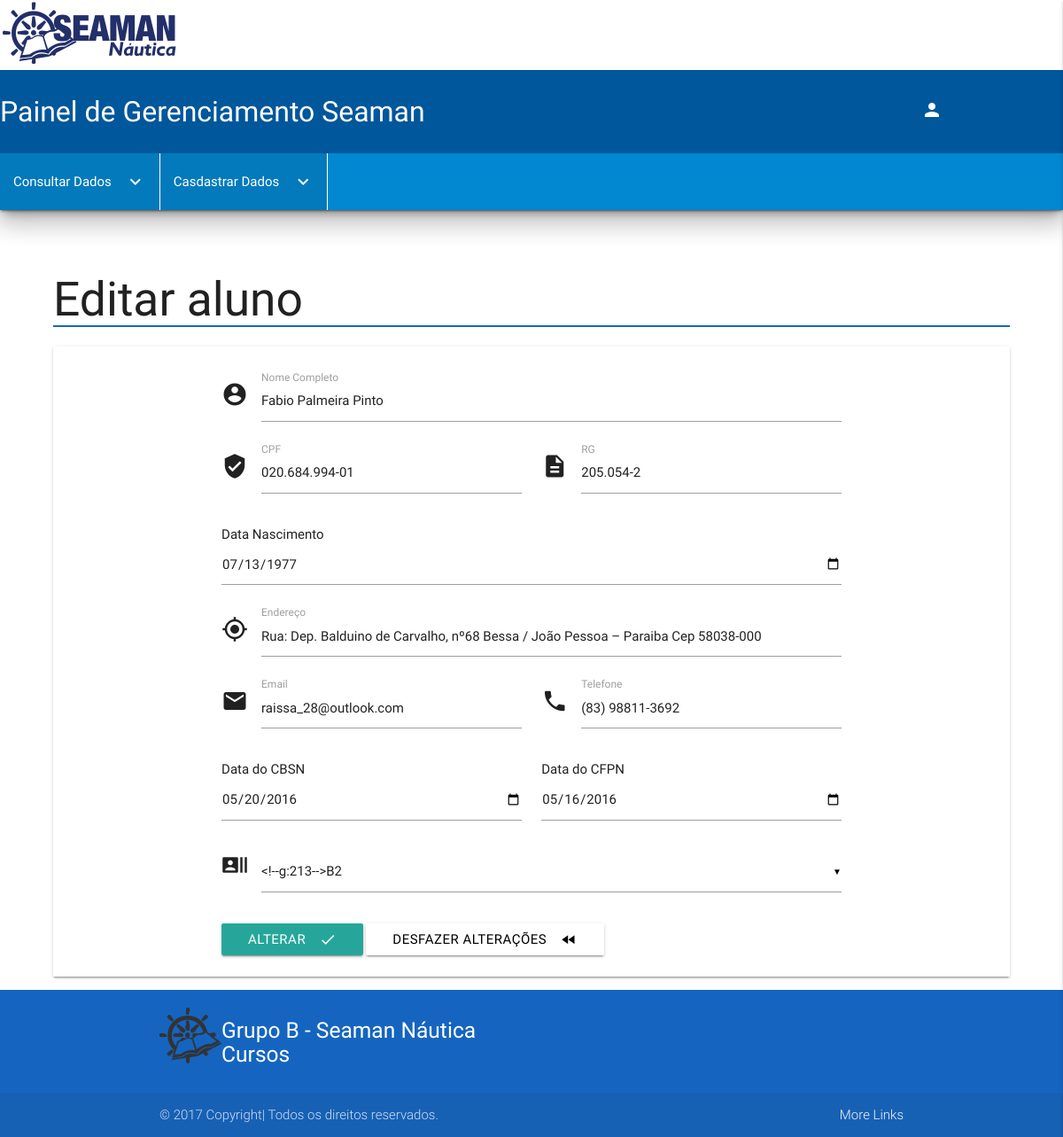
The page /admin.php?pg=editar&id=020.684.994-01 (signed in) on the database its author committed.
### tables this page shows
CREATE TABLE `aluno` (
  `CPF` varchar(14) NOT NULL,
  `telefone` varchar(15) NOT NULL,
  `dataNasci` varchar(10) NOT NULL,
  `unidade` int(11) NOT NULL,
  `email` varchar(50) NOT NULL,
  `rg` varchar(20) NOT NULL,
  `nome` varchar(150) NOT NULL,
  `endereco` varchar(250) NOT NULL,
  `dataCFPN` varchar(10) NOT NULL,
  `dataCBSN` varchar(10) NOT NULL,
  `turma` int(20) NOT NULL
);

### pages/editar.php (the view, shortened to what this page needs)
<h2 style="border-bottom: 2px solid #1565c0;">Editar aluno</h2>
<?php
$pegaId = $_GET['id'];
$selecionaPostsEditar = mysqli_query($link,"SELECT * FROM aluno WHERE cpf = '$pegaId' LIMIT 1");
$linha = mysqli_fetch_array($selecionaPostsEditar);
?>
<?php
$dia = date("d");
$mes = date("m");
$ano = date("Y");
?>
<div class="row card-panel">
	<div class="container">
		<form method="post" enctype="multipart/form-data">
			<div class="input-field col l12">
				<i class="material-icons prefix">account_circle</i>
				<input type="text" name="nome" id="nome" class="validate" value="<?php echo $linha['nome']; ?>">
				<label for="name">Nome Completo</label>
			</div>
			<div class="input-field col l6">
				<i class="material-icons prefix">verified_user</i>
				<input type="text" name="cpf" onkeypress="mascara(this, mcpf)"  maxlength="14" value="<?php echo $linha['CPF']; ?>" class="validate" required/>
				<label for="password">CPF</label>
			</div>
			<div class="input-field col l6">
				<i class="material-icons prefix">description</i>
				<input type="text" name="rg" onkeypress="mascara(this, mrg)" maxlength="17"  value="<?php echo $linha['rg']; ?>" class="validate" required>
				<label for="password">RG</label>
			</div>
			<div class="input-field col s12">
				<?php
				$dataFormatada = trim($linha['dataNasci']);
				if(!empty($dataFormatada)){
					$dataFormatada = date("Y-m-d", strtotime($dataFormatada));} ?>
					<span>Data Nascimento</span>
					<input type="date" name="dataNasc" id="datansc" max="<?php echo $ano.'-'.$mes.'-'.$dia; ?>" value="<?php echo $dataFormatada; ?>" class="validate" required>
				</div>
				<div class="input-field col l12">
					<i class="material-icons prefix">my_location</i>
					<input type="text" name="endereco"  value="<?php echo $linha['endereco']; ?>" class="validate" required>
					<label for="name">Endere&ccedil;o</label>
				</div>
				<div class="input-field col s6">
					<i class="material-icons prefix">email</i>
					<input type="email" name="email" id="email" class="validate" required value="<?php echo $linha['email']; ?>" >
					<label for="email" data-error="formato do e-mail inv&aacute;lido" data-success="formato do e-mail v&aacute;lido">Email</label>
				</div>
				<div class="input-field col s6">
					<i class="material-icons prefix">phone</i>
					<input type="tel" name="telefone" onkeypress="mascara(this, mtel)" maxlength="15" value="<?php echo $linha['telefone']; ?>"  id="tel" class="validate" required>
					<label>Telefone</label>
				</div>
				<div class="input-field col s6">
					<?php
					$dataFormatada = trim($linha['dataCBSN']);
					if(!empty($dataFormatada)){
						$dataFormatada = date("Y-m-d", strtotime($dataFormatada));} ?>
						<span>Data do CBSN</span>
						<input type="date" name="dataCbsn" max="<?php echo $ano.'-'.$mes.'-'.$dia; ?>" value="<?php echo $dataFormatada; ?>" >
					</div>
					<div class="input-field col s6">
						<?php
						$dataFormatada = trim($linha['dataCFPN']);
						if(!empty($dataFormatada)){
							$dataFormatada = date("Y-m-d", strtotime($dataFormatada));} ?>
							<span>Data do CFPN</span>
							<input type="date" name="dataCfpn" max="<?php echo $ano.'-'.$mes.'-'.$dia; ?>" value="<?php echo $dataFormatada; ?>" >
						</div>
						<div class="input-field col s12">
							<i class="material-icons prefix">recent_actors</i>
							</div>
							<div class="input-field col l12">
								<button class="btn waves-effect waves-light" type="submit" name="acao" value="cadastrar">Alterar
									<i class="material-icons right">done</i>
								</button>
								<button class="btn waves-effect waves-teal white black-text" type="reset">Desfazer altera&ccedil;&otilde;es
									<i class="material-icons right">fast_rewind</i>
								</button>
							</div>
						</form>
					</div>
				</div>

### rows shown on the page
aluno: nome "Fabio Palmeira Pinto", cpf "020.684.994-01", rg "205.054-2", dataNasc "07/13/1977", endereco "Rua: Dep. Balduino de Carvalho, nº68 Bessa / João Pessoa – Paraiba Cep 58038-000", email "raissa_28@outlook.com", telefone "(83) 98811-3692", dataCbsn "05/20/2016", dataCfpn "05/16/2016"
